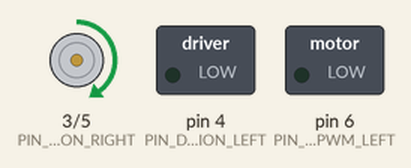
A sketch run on a simulated Arduino Uno, built with avr-gcc and run on an emulated ATmega328P. Shown: direction and speed pins drawn as motors (green arrow = direction pin HIGH = forward, orange = LOW = backward, longer = more drive), switched loads named in the sketch (green lamp = pin HIGH).

Above: at 0.5 s.
At 2.5 s:
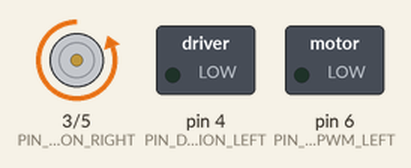
At 3.5 s:
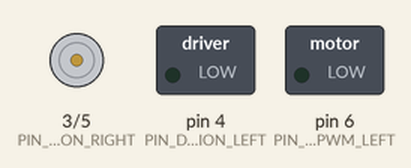
Timing chart, 0 to 5.2 s (numbered marks = the images above):
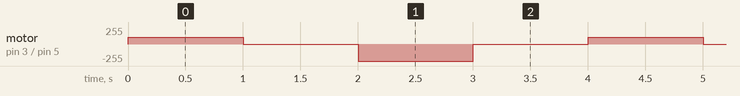

Measured:
- by itself, motor on pin 3 (PIN_DIRECTION_RIGHT) / pin 5 (PIN_MOTOR_PWM_RIGHT): repeats every 4.0 s: stopped 1.0 s, backward 255/255 1.0 s, stopped 1.0 s, forward 100/255 1.0 s

The sketch:

01.1.2_RunMotor_Right_Wheel.ino
```cpp
/**********************************************************************
* Product     : Freenove 4WD Car for UNO
* Auther      : www.freenove.com
* Modification: 2019/08/03
**********************************************************************/
#define PIN_DIRECTION_RIGHT 3
#define PIN_DIRECTION_LEFT  4
#define PIN_MOTOR_PWM_RIGHT 5
#define PIN_MOTOR_PWM_LEFT  6

void setup() {
  pinMode(PIN_DIRECTION_LEFT, OUTPUT);
  pinMode(PIN_MOTOR_PWM_LEFT, OUTPUT);
  pinMode(PIN_DIRECTION_RIGHT, OUTPUT);
  pinMode(PIN_MOTOR_PWM_RIGHT, OUTPUT);
}

void loop() {
  //Right motors rotate to one direction
  digitalWrite(PIN_DIRECTION_RIGHT, HIGH);
  analogWrite(PIN_MOTOR_PWM_RIGHT, 100);
  delay(1000);
  analogWrite(PIN_MOTOR_PWM_RIGHT, 0);
  delay(1000);

  //Right motors rotate to opposite direction
  digitalWrite(PIN_DIRECTION_RIGHT, LOW);
  analogWrite(PIN_MOTOR_PWM_RIGHT, 255);
  delay(1000);
  analogWrite(PIN_MOTOR_PWM_RIGHT, 0);
  delay(1000);
}
```
